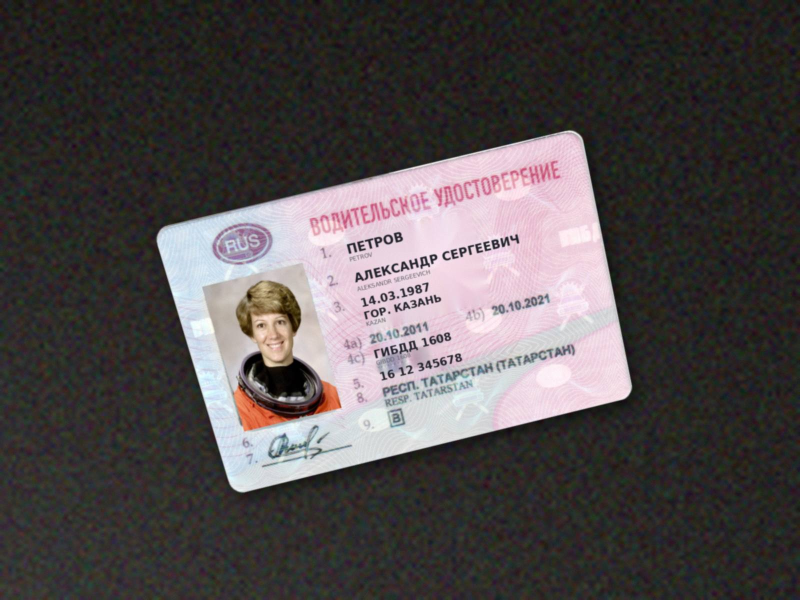
#> input picture samples/synth1.jpg, 1600 x 1200 px (shown at 1/2 size); its folder holds only this picture in this run
$ python -i driver_license.py   (imports and definitions only)
#> lines starting #> are read from the running program, lines starting #| are printed output that depends on the picture
### docrec/doctypes/base.py
"""Базовый класс типа документа и реестр. Добавить новый тип = создать подкласс и @register."""
from __future__ import annotations
from dataclasses import dataclass, field
from typing import ClassVar
import numpy as np
from ..ocr import Line
from ..textutils import partial_ratio

REGISTRY: dict[str, "DocType"] = {}


def register(cls):
    REGISTRY[cls.name] = cls()
    return cls


@dataclass
class Field:
    value: object
    confidence: float = 0.0
    note: str | None = None
    valid: bool | None = None
    partial: bool | None = None

    # [6 lines left out: function as_dict, not called in this run]


@dataclass
class Extraction:
    fields: dict[str, Field] = field(default_factory=dict)
    photo_zone: tuple[float, float, float, float] | None = None  # относительные координаты на нормализованной карточке
    extra: dict = field(default_factory=dict)


class DocType:
    name: ClassVar[str] = "base"
    title_ru: ClassVar[str] = ""
    card_size_hi: ClassVar = None   # (w, h) увеличенной карточки, если исходник достаточно крупный (слои по шрифту работают на ≥1000 px по ширине)
    card_size: ClassVar[tuple[int, int]] = (1026, 648)  # px нормализованной карточки (12 px/мм для ID-1)
    aspect: ClassVar[float] = 1026 / 648
    # (фраза, вес): нечёткий поиск по строкам OCR
    keywords: ClassVar[list[tuple[str, float]]] = []
    implemented: ClassVar[bool] = False
    expected_fields: ClassVar[list[str]] = []
    hybrid_internal: ClassVar[bool] = False   # экстрактор сам решает, когда звать запасной движок

    # [15 lines left out: functions classify, extract, not called in this run]


def in_zone(l: Line, z) -> bool:
    return z[0] <= l.cx <= z[2] and z[1] <= l.cy <= z[3]


def mean_conf(lines: list[Line]) -> float:
    return float(np.mean([l.score for l in lines])) if lines else 0.0

### docrec/doctypes/driver_license.py
"""Водительское удостоверение РФ, пластиковая карточка (образцы 2011+), лицевая сторона.

Шаблон: зоны полей заданы в ОТНОСИТЕЛЬНЫХ координатах нормализованной карточки 1026x648 (x0, y0, x1, y1).
Значения поля = строки OCR, центр которых попал в зону; дальше разбор регулярками/валидаторами.
Нумерация полей на карточке: 1 фамилия, 2 имя-отчество, 3 дата и место рождения, 4a/4b даты выдачи/окончания,
4c орган выдачи (ГИБДД xxxx), 5 серия и номер, 8 регион проживания, 9 категории.
"""
from __future__ import annotations
import re
from difflib import SequenceMatcher
from datetime import date
import numpy as np
import cv2
from ..ocr import Line
from ..textutils import (repair_ru_from_lat, snap_lat_to_ru, split_given_names, translit, script_of, to_cyr, to_lat, digits_fix, partial_ratio, translit_match)
from .base import DocType, Extraction, Field, register, in_zone, mean_conf

# --- ШАБЛОН (правится под реальные фото; все числа — доли ширины/высоты карточки) ---
ZONES = {
    "f1_surname":   (0.37, 0.212, 0.98, 0.295),
    "f2_name":      (0.37, 0.295, 0.98, 0.405),
    "f3_birth":     (0.37, 0.405, 0.98, 0.540),
    "f4ab_dates":   (0.37, 0.540, 0.98, 0.600),
    "f4c_issuer":   (0.37, 0.600, 0.98, 0.668),
    "f5_number":    (0.37, 0.668, 0.98, 0.725),
    "f8_region":    (0.37, 0.725, 0.98, 0.820),
    "f9_categories": (0.37, 0.820, 0.98, 0.960),
}
PHOTO_ZONE = (0.068, 0.230, 0.312, 0.790)
CATEGORIES = ["A", "A1", "B", "B1", "BE", "C", "C1", "CE", "C1E", "D", "D1", "DE", "D1E", "M", "Tm", "Tb"]
_CAT_RE = re.compile(r"C1E|D1E|C1|D1|CE|DE|BE|B1|A1|Tm|Tb|[ABCDM]")
_LABEL_RE = re.compile(r"^\s*\d{1,2}\s*[abcаbс]?\s*[.)]?\s*$", re.I)
_DATE_RE = re.compile(r"(\d{2})\s*[.,:;]?\s*(\d{2})\s*[.,:;]?\s*(\d{4})")


# [13 lines left out: function parse_date, not called in this run]


_PREFIX_RE = re.compile(r"^\s*(?:\d{1,2}\s*[abcабс]?\s*[.)]|4\s*[abcабс](?=\s)|[iIl1ТtT]\s*[abcабс]?\s*\)|[A-Za-z]{1,2}\)|\d{1,2}\s*[.,)]?\s*[|\]\[—–-]+)\s*", re.I)


# [39 lines left out: functions _strip_label, _gray2x, _clean, _reread, not called in this run]


_CATS_SET = set(CATEGORIES)
_CYR2CAT = {**dict(zip('ВСЕМАТДвсемат', 'BCEMATDBCEMAT')), 'д': 'D', 'В': 'B'}
_DELIMS = re.compile(r"[|\[\]()/,;:\\]+")


# [94 lines left out: functions _norm_cat, parse_categories_text, _cell_images, parse_categories_zone, not called in this run]


# Ожидаемые положения подписей-номеров полей слева (центры по Y, левый край X) на эталонной карточке.
LABEL_CY = {"1": 0.225, "2": 0.324, "3": 0.416, "4a": 0.553, "4c": 0.604, "5": 0.697, "8": 0.745, "6": 0.814, "7": 0.866, "9": 0.888}
LABEL_X0 = 0.352
_LABEL_KEY = re.compile(r"^\s*(\d)\s*([abcабс]?)\s*[.)]?\s*$", re.I)
_LABEL_GLUED = re.compile(r"^\s*(\d)\s*([abcабс]?)\s*[.)]\s*(?=\S)", re.I)      # детектор склеил подпись со значением: «3. 14.03.1987», «4a) 20.10.2011»


# [21 lines left out: functions label_key, _monotone, not called in this run]


_ROW_KEYS = ["1", "2", "3", "4a", "4c", "5", "8", "9"]
_ROW_ZONE = {"1": "f1_surname", "2": "f2_name", "3": "f3_birth", "4a": "f4ab_dates", "4c": "f4c_issuer", "5": "f5_number", "8": "f8_region", "9": "f9_categories"}
_ROW_TOP = {"1": 0.018, "2": 0.026, "3": 0.026, "4a": 0.026, "4c": 0.026, "5": 0.026, "8": 0.026, "9": 0.040}      # верх зоны = y подписи поля − отступ (строка значения над/на уровне подписи, латиница — ниже)


# [66 lines left out: functions label_rows, dynamic_zones, calibrate, to_template, not called in this run]


@register
class DriverLicenseRF(DocType):
    name = "driver_license_rf"
    title_ru = "Водительское удостоверение РФ (карточка 2011+, лицевая сторона)"
    keywords = [("ВОДИТЕЛЬСКОЕ УДОСТОВЕРЕНИЕ", 4), ("ГИБДД", 1.2), ("GIBDD", 1.2), ("RUS", 0.6)]
    implemented = True
    core_fields = ["surname", "given_names", "birth_date", "number", "issue_date"]
    expected_fields = ["surname", "surname_lat", "given_names", "given_names_lat", "birth_date", "birth_place", "birth_place_lat", "issue_date", "expiry_date", "issuer", "issuer_code", "number", "region", "region_lat", "categories"]

    # ---- классификация: ключевые слова + структурные признаки
    # [248 lines left out: functions classify, extract, not called in this run]

>>> import cv2
>>> picture = cv2.imread('../../samples/synth1.jpg')
#> picture is the input picture: shape (1200, 1600, 3); mean B, G, R 75.9, 75.4, 80.8
>>> result = _gray2x(picture)
#> in _gray2x, `g = cv2.cvtColor(img, cv2.COLOR_BGR2GRAY)`:
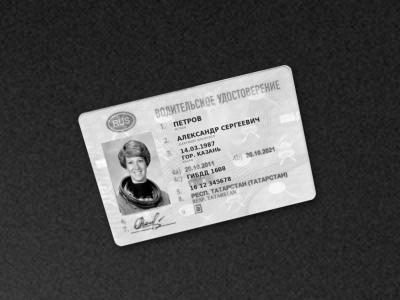
#> g: shape (1200, 1600) (shown at 1/4 size); min 0, max 254, mean 77
#> in _gray2x, `g = cv2.createCLAHE(2.0, (4, 4)).apply(g)`:
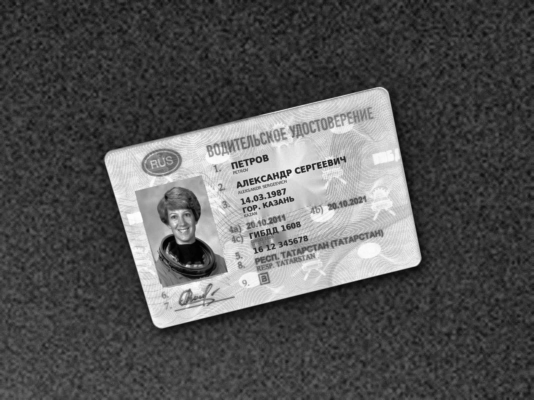
#> g: shape (2400, 3200) (shown at 1/6 size); min 1, max 255, mean 85.2
#> in _gray2x, `g = cv2.copyMakeBorder(g, 8, 8, 24, 24, cv2.BORDER_REPLICATE)`:
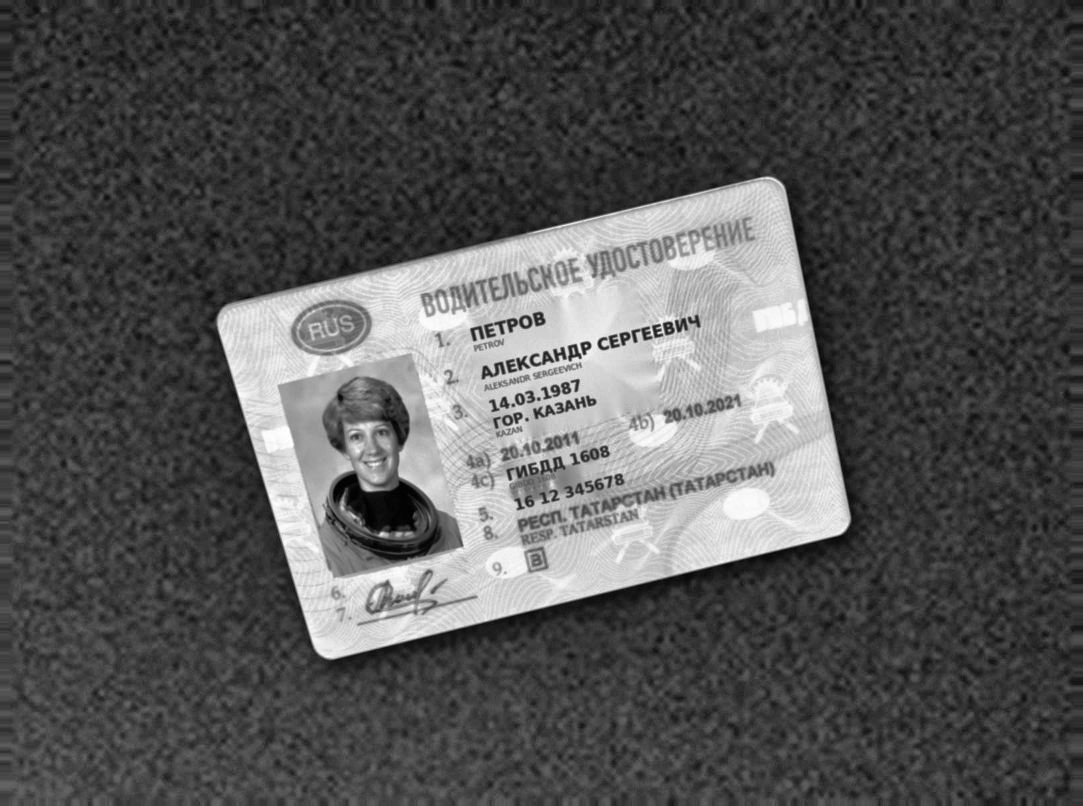
#> g: shape (2416, 3248) (shown at 1/3 size); min 1, max 255, mean 84.6

$ run again, on samples/synth2.jpg
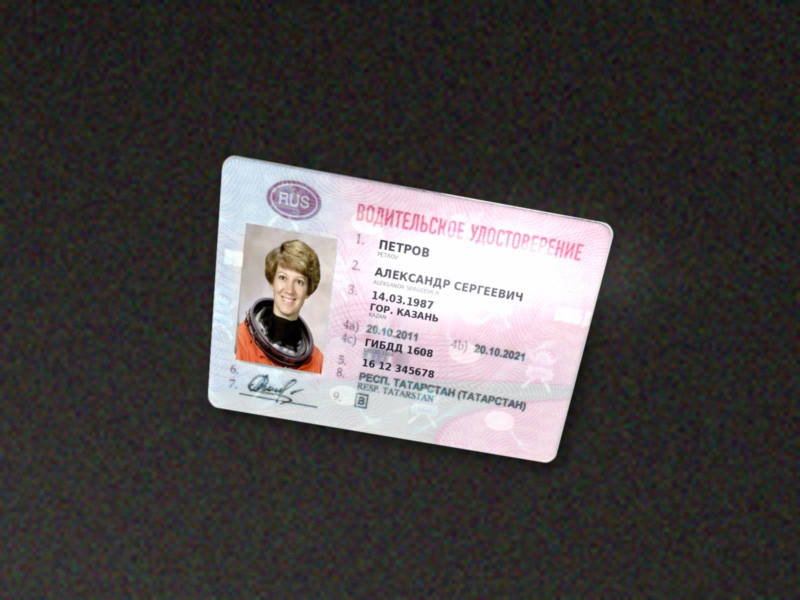
#> input picture samples/synth2.jpg, 1600 x 1200 px (shown at 1/2 size)
#> picture is the input picture: shape (1200, 1600, 3); mean B, G, R 70, 70.4, 74.1
#> in _gray2x, `g = cv2.createCLAHE(2.0, (4, 4)).apply(g)`:
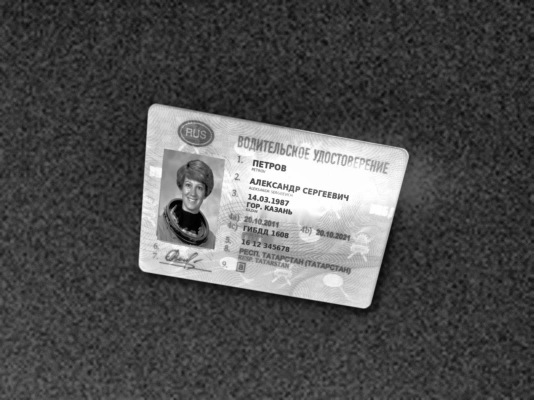
#> g: shape (2400, 3200) (shown at 1/6 size); min 1, max 255, mean 80.3
#> in _gray2x, `g = cv2.copyMakeBorder(g, 8, 8, 24, 24, cv2.BORDER_REPLICATE)`:
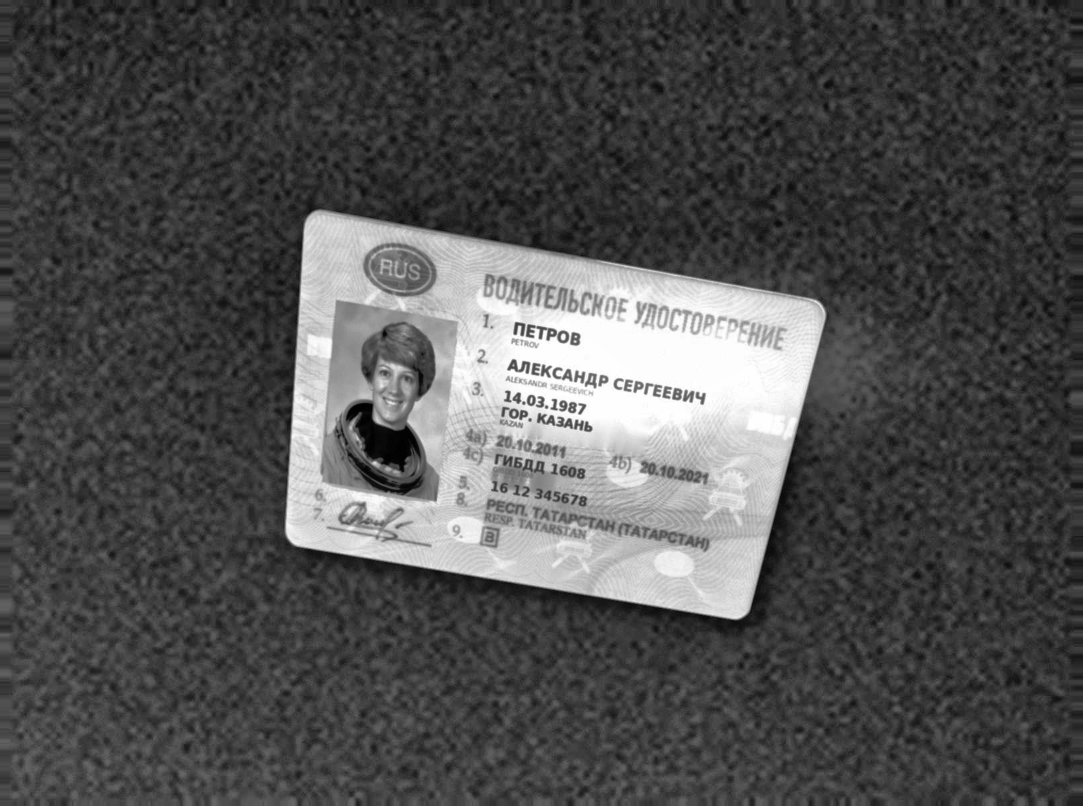
#> g: shape (2416, 3248) (shown at 1/3 size); min 1, max 255, mean 79.7

$ run again, on samples/synth3.jpg
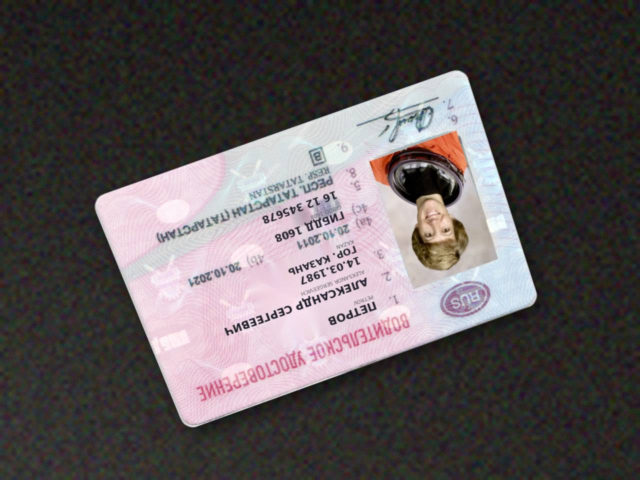
#> input picture samples/synth3.jpg, 1280 x 960 px (shown at 1/2 size)
#> picture is the input picture: shape (960, 1280, 3); mean B, G, R 87, 86, 92.1
#> in _gray2x, `g = cv2.createCLAHE(2.0, (4, 4)).apply(g)`:
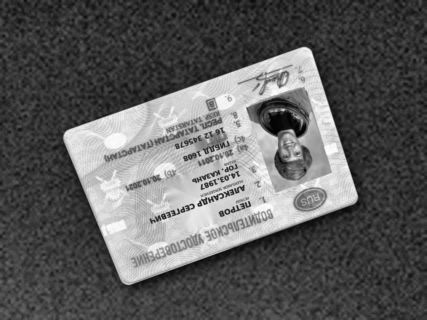
#> g: shape (1920, 2560) (shown at 1/6 size); min 1, max 255, mean 93.2
#> in _gray2x, `g = cv2.copyMakeBorder(g, 8, 8, 24, 24, cv2.BORDER_REPLICATE)`:
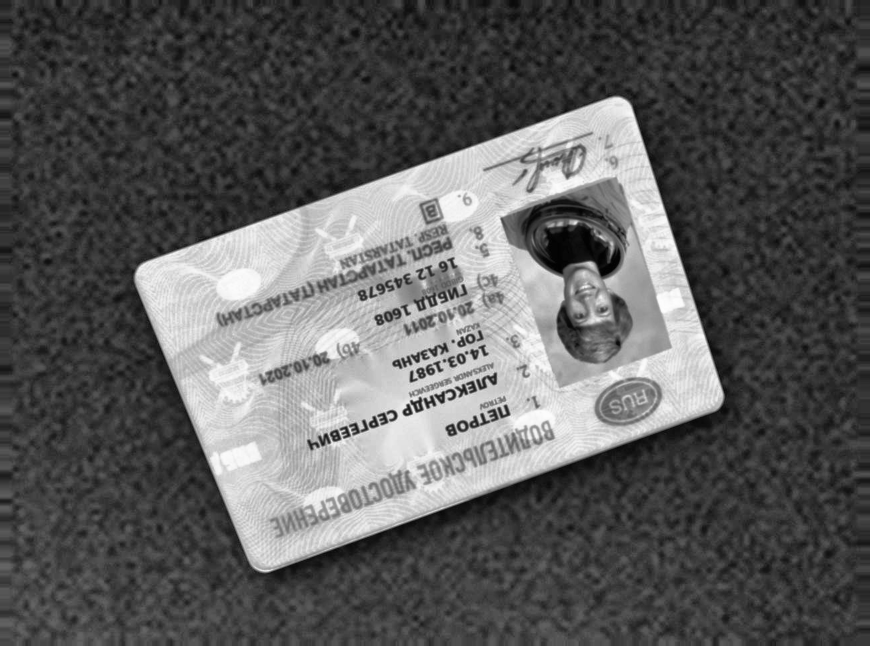
#> g: shape (1936, 2608) (shown at 1/3 size); min 1, max 255, mean 92.2
